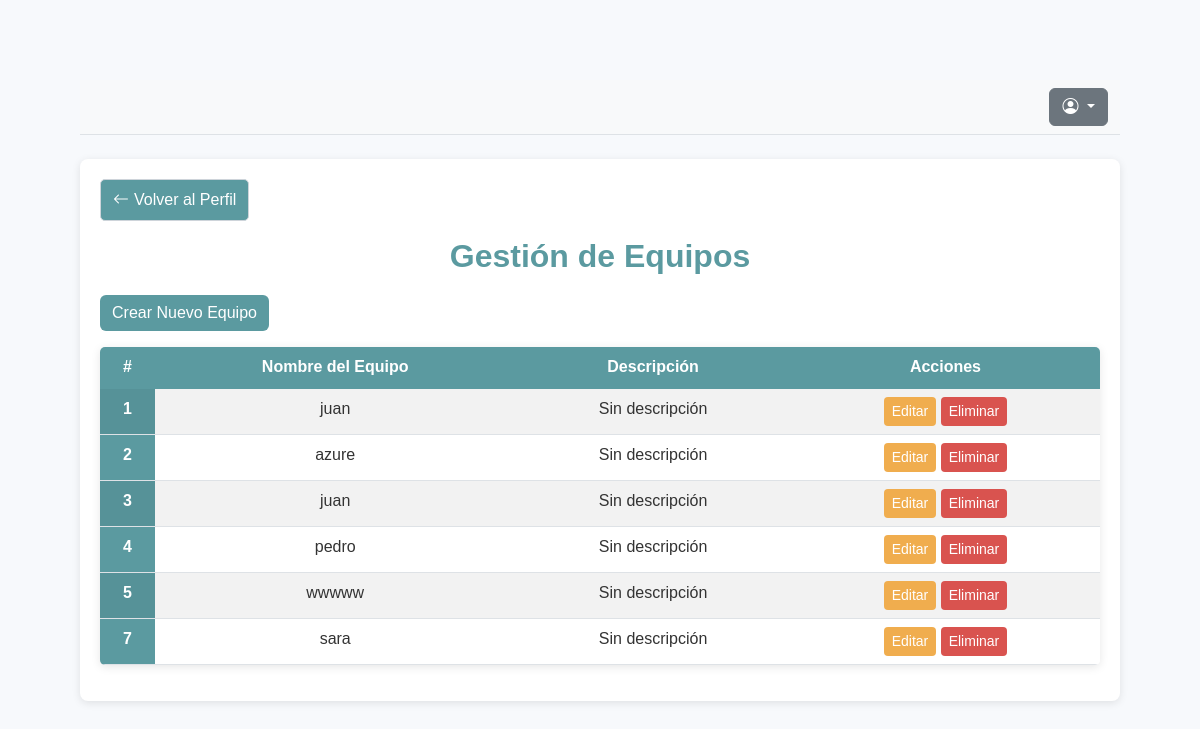
Screenshot of /equipos/ with the database file from the repository.
### project/models.py (models this page shows, shortened)
class Equipo(models.Model):
    nombre = models.CharField(max_length=100)
    descripcion = models.TextField(default="Sin descripción")
    miembros = models.ManyToManyField(Usuario)  # Usar tu modelo Usuario

### project/views.py (the view)
# urls.py: path('equipos/', views.listar_equipos, name='listar_equipos'),
def listar_equipos(request):
    equipos = Equipo.objects.prefetch_related('miembros').all()
    equipos_context = []
    for equipo in equipos:
        miembros_actuales = equipo.miembros.all()
        desarrolladores_disponibles = Usuario.objects.filter(rol='Desarrollador').exclude(id__in=miembros_actuales.values_list('id', flat=True))
        equipos_context.append({
            'equipo': equipo,
            'miembros_actuales': miembros_actuales,
            'desarrolladores_disponibles': desarrolladores_disponibles
        })
    return render(request, 'gestion_equipos.html', {'equipos_context': equipos_context})

### project/templates/gestion_equipos.html (shortened to what this page needs)
{% load static %}
<!DOCTYPE html>
<html lang="es">
<head>
    <link href="https://cdn.jsdelivr.net/npm/bootstrap@5.3.3/dist/css/bootstrap.min.css" rel="stylesheet">
    <link href="https://cdn.jsdelivr.net/npm/bootstrap-icons/font/bootstrap-icons.css" rel="stylesheet">
    <link href="{% static 'css/gestion_equipos.css' %}" rel="stylesheet">
</head>
<body>
     <nav class="navbar navbar-expand-lg navbar-light bg-light border-bottom">
         <div class="container-fluid">
             <div class="dropdown ms-auto">
                 <button class="btn btn-secondary dropdown-toggle" type="button" id="perfilMenu" data-bs-toggle="dropdown" aria-expanded="false">
                     <i class="bi bi-person-circle"></i>
                 </button>
             </div>
         </div>
     </nav>
    <div class="container mt-4">
        <a href=""
            class="flecha-regresar mb-3" >
                <i class="bi bi-arrow-left"></i> Volver al Perfil
        </a>
        <h2 class="text-center">Gestión de Equipos</h2>
        <a class="btn btn-primary mb-3" data-bs-toggle="modal" data-bs-target="#crearEquipoModal"  href="{% url 'crear_equipo' %}">Crear Nuevo Equipo</a>
        <table class="table table-striped table-hover">
            <thead>
                <tr>
                    <th scope="col">#</th>
                    <th scope="col">Nombre del Equipo</th>
                    <th scope="col">Descripción</th>
                    <th scope="col">Acciones</th>
                </tr>
            </thead>
            <tbody class="table-group-divider">
                    {% for equipo_context in equipos_context %}
                    <tr>
                        <th scope="row">{{ equipo_context.equipo.id }}</th>
                        <td>{{ equipo_context.equipo.nombre }}</td>
                        <td>{{ equipo_context.equipo.descripcion }}</td>
                        <td>
                            <a class="btn btn-warning btn-sm" data-bs-toggle="modal" data-bs-target="#editarEquipoModal{{ equipo_context.equipo.id }}">Editar</a>
                            <a href="{% url 'eliminar_equipo' equipo_context.equipo.id %}"
                            class="btn btn-danger btn-sm"
                            onclick="return confirm('¿Estás seguro de que deseas eliminar este equipo?')">
                             Eliminar
                         </a>
                        </td>
                    </tr>
                {% endfor %}
            </tbody>
        </table>
</body>
</html>

### project/static/css/gestion_equipos.css (style rules this page uses)
body { background-color: #f7f9fc; font-family: 'Arial', sans-serif; padding: 5rem; }
.container { background-color: #ffffff; border-radius: 8px; padding: 20px; box-shadow: 0 2px 8px rgba(0, 0, 0, 0.1); }
h2 { color: #5b9aa0; font-weight: bold; margin-bottom: 20px; text-align: center; }
.table { background-color: white; border-radius: 5px; overflow: hidden; box-shadow: 0 2px 10px rgba(0, 0, 0, 0.1); }
.table th { background-color: #5b9aa0; color: white; text-align: center; }
.table td { text-align: center; color: #333; }
.table-group-divider { border-top: 2px solid #5b9aa0; }
.btn-primary { background-color: #5b9aa0; border: none; }
.btn-warning { background-color: #f0ad4e; border: none; color: white; }
.btn-danger { background-color: #d9534f; border: none; color: white; }
.flecha-regresar { display: inline-flex; align-items: center; background-color: #5b9aa0; border: 1px solid #ced4da; color: #ffffff; text-decoration: none; padding: 8px 12px; border-radius: 5px; transition: background-color 0.2s, color 0.2s; }
.flecha-regresar i { margin-right: 5px; }

### rows the page displays
Equipo: equipo.id "1", equipo.nombre "juan", equipo.descripcion "Sin descripción"
Equipo: equipo.id "2", equipo.nombre "azure", equipo.descripcion "Sin descripción"
Equipo: equipo.id "3", equipo.nombre "juan", equipo.descripcion "Sin descripción"
Equipo: equipo.id "4", equipo.nombre "pedro", equipo.descripcion "Sin descripción"
Equipo: equipo.id "5", equipo.nombre "wwwww", equipo.descripcion "Sin descripción"
Equipo: equipo.id "7", equipo.nombre "sara", equipo.descripcion "Sin descripción"
